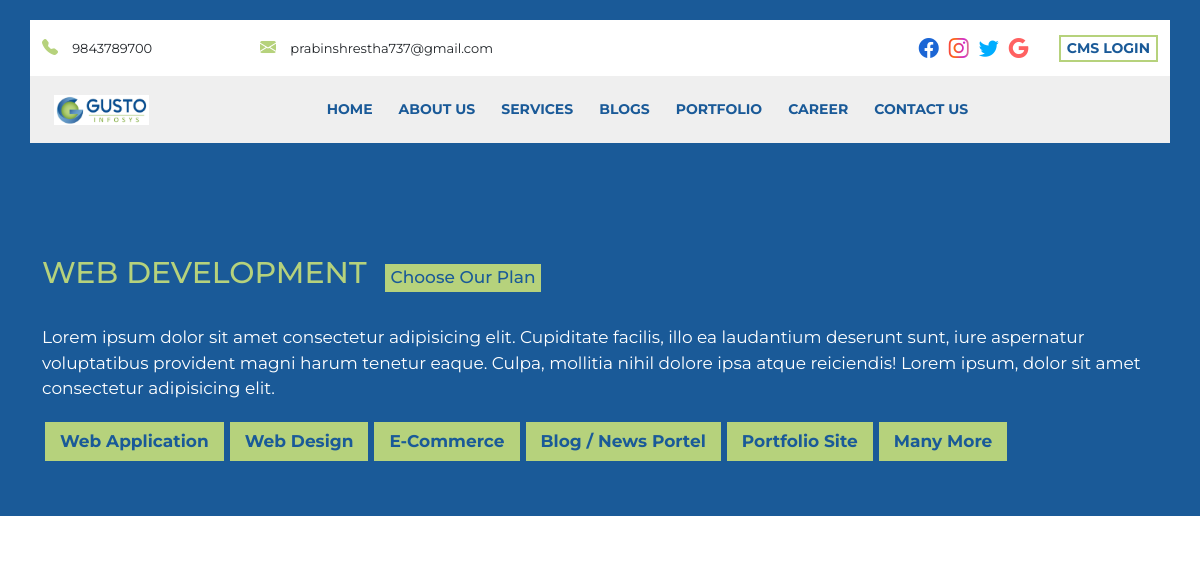
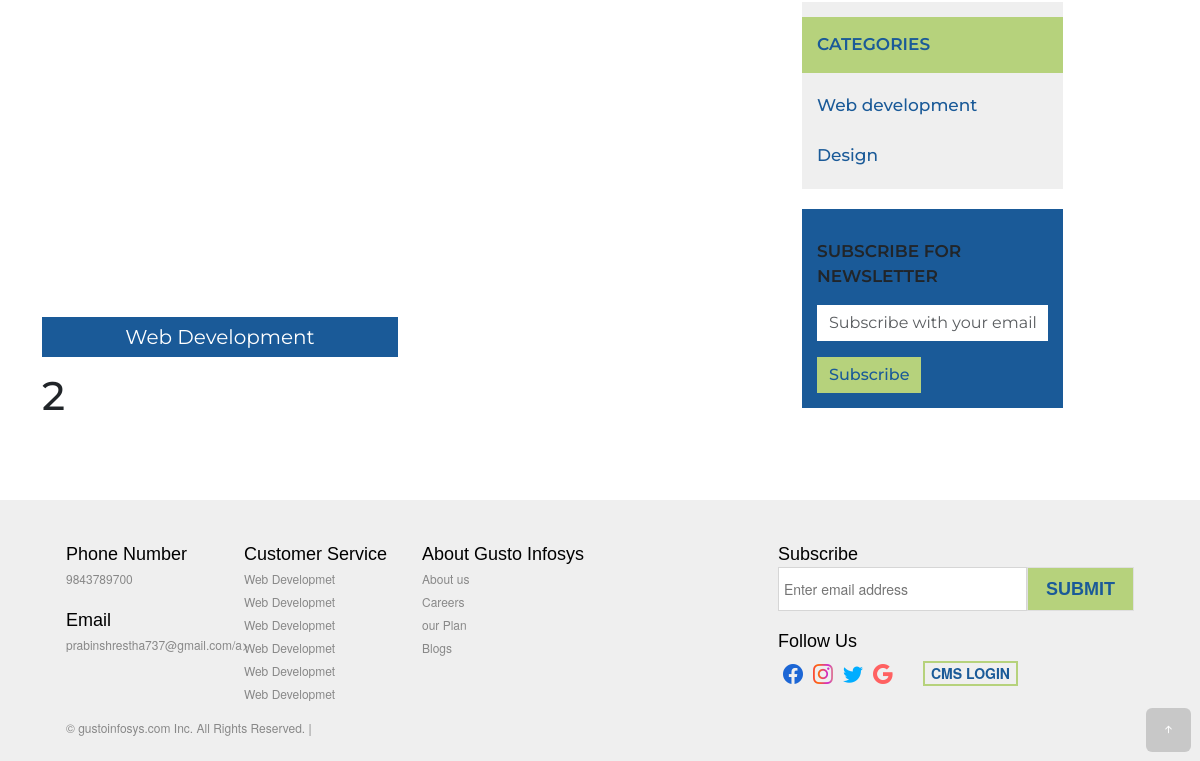
The app's page /services, older data (2 pictures, top to bottom).
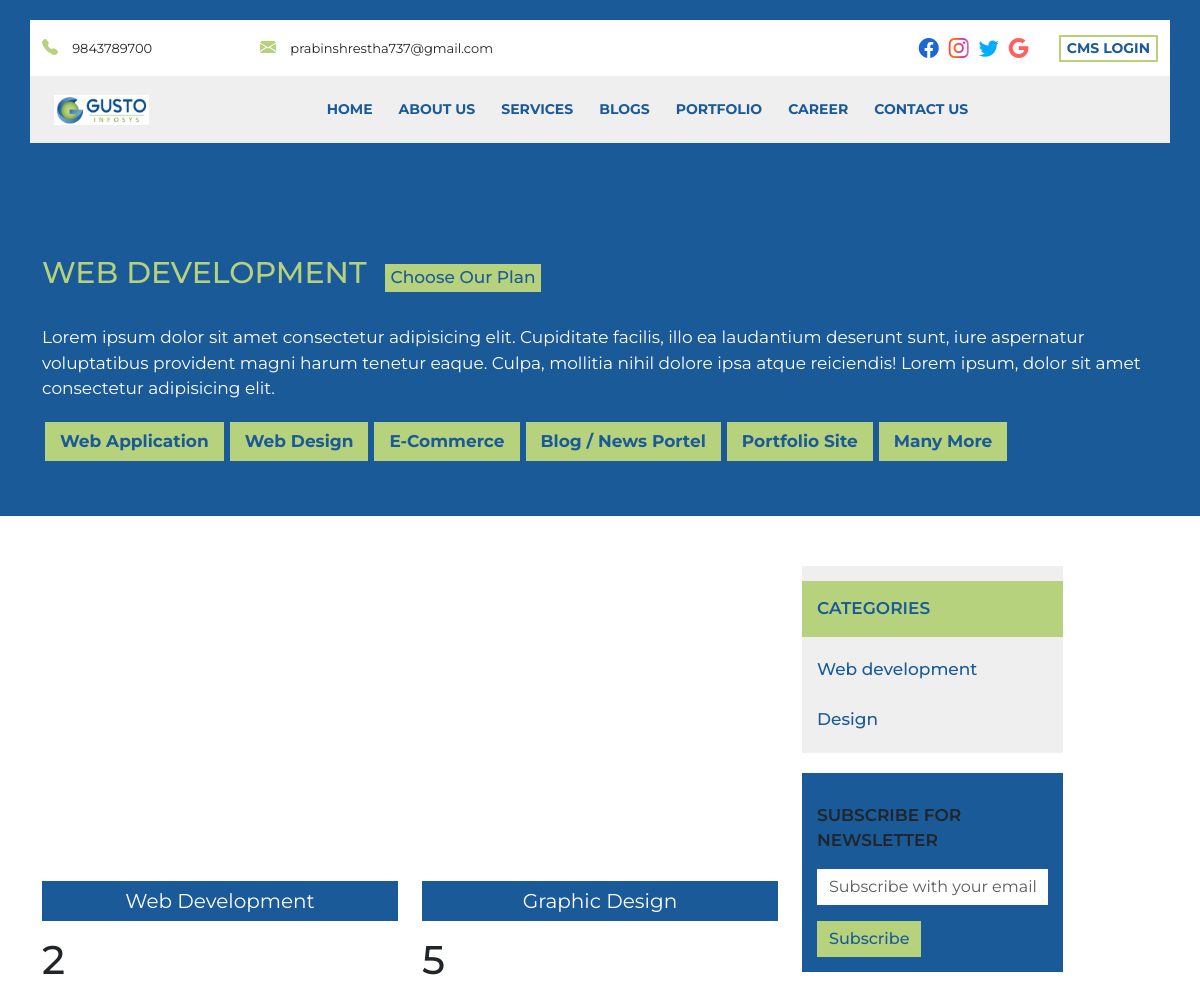
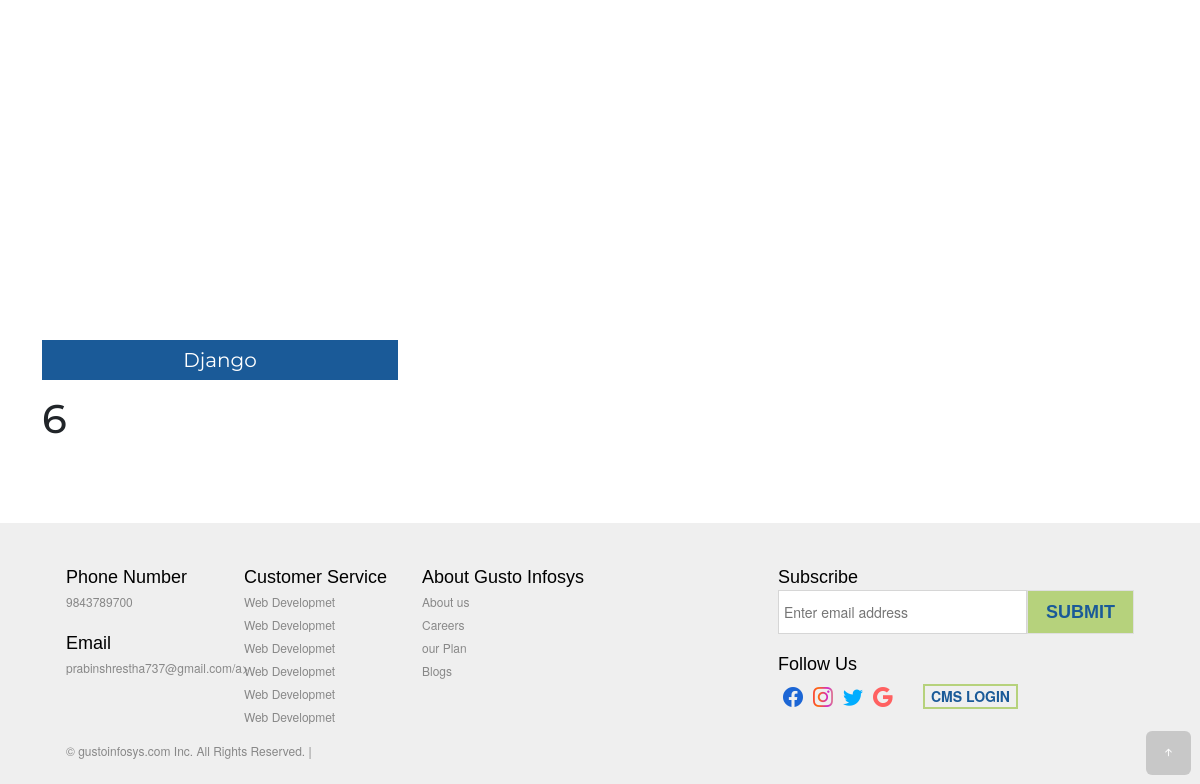
The same page, newer data (2 pictures, top to bottom).
### myapp/models.py (models this page shows, shortened)
class Service(models.Model):
    category = models.ForeignKey(ServiceCategory, on_delete=models.CASCADE)
    name = models.CharField(max_length=50)
    description = models.CharField(max_length=350)

class ServiceCategory(models.Model):
    category = models.CharField(max_length=150)

### myapp/views.py (the view)
# urls.py: path('services', views.services, name="services"),
def services(request):
    service = None
    categories = ServiceCategory.objects.all()
    info = CompanyInfo.objects.latest('id')
    category_id = request.GET.get('category')
    print(category_id, "ID")
    if category_id:
        service = Service.get_all_service_by_categoryid(category_id)
    else:
        service = Service.objects.all()
    data = {}
    data['infos'] = info
    data['services'] = service
    data['category'] = categories
    return render(request, 'services.html', data)

### templates/services.html (shortened to what the changed rows need)
<!DOCTYPE html>
{% load static %}
<html lang="en">
<head>
    <link rel="stylesheet" href="{% static 'node_modules\bootstrap\dist\css\bootstrap.min.css'%}">
    <link rel="stylesheet" href="{% static 'node_modules\bootstrap-icons\font\bootstrap-icons.css'%}">
    <link rel="stylesheet" href="{% static 'owlcarousel\dist\assets\owl.carousel.min.css'%}">
    <link rel="stylesheet" href="{% static 'owlcarousel\dist\assets\owl.theme.default.css'%}">
    <link rel="stylesheet" href="{% static 'node_modules\aos\dist\aos.css'%}" />
    <link rel="stylesheet" href="{% static 'css\main.css'%}">
    <link rel="stylesheet" href="{% static 'css\web_development.css'%}">
</head>
<body >
<section class="service">
  <div class="container">
    <div class="row">
      <div class="col-lg-8 col-md-8 ">
        <div class="row">
        {% for service in services%}
          <div class="col-sm-6" data-aos="fade-up">
            <div class="service_box" onClick="location.href=('{% url 'servicedesciption' service.id %}')" >
              <div class="service_img" style="background-image: url('{% static 'image/web development.png'%}');">
              </div>
              <p class="service_info">{{service.name}}</p>
              <h1> {{service.id}} </h1>
            </div>
          </div>
          {% endfor %}
        </div>
      </div>
      <div class="col-lg-3 col-md-4" data-aos="fade-down">
        <div class="out_cata">
          {% for category in category %}
          <ul>
            <li><a href="?category={{category.id}}">{{category.category}}</a></li>
          </ul>
          {% endfor %}
        </div>
      </div>
    </div>
  </div>
</section>
</body>
</html>

Row changes from the older to the newer data that the page shows:
added Service: name "Graphic Design", id "5"
added Service: name "Django", id "6"
